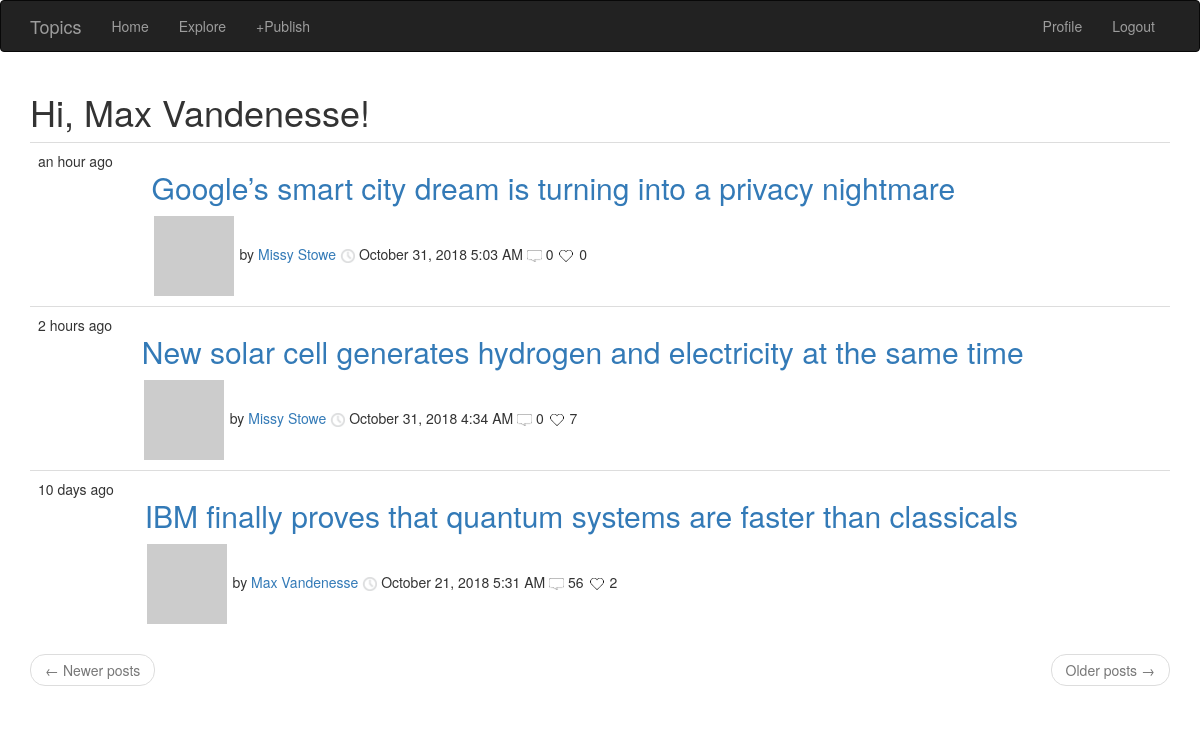
The page /explore (signed in) on the database as committed earlier.
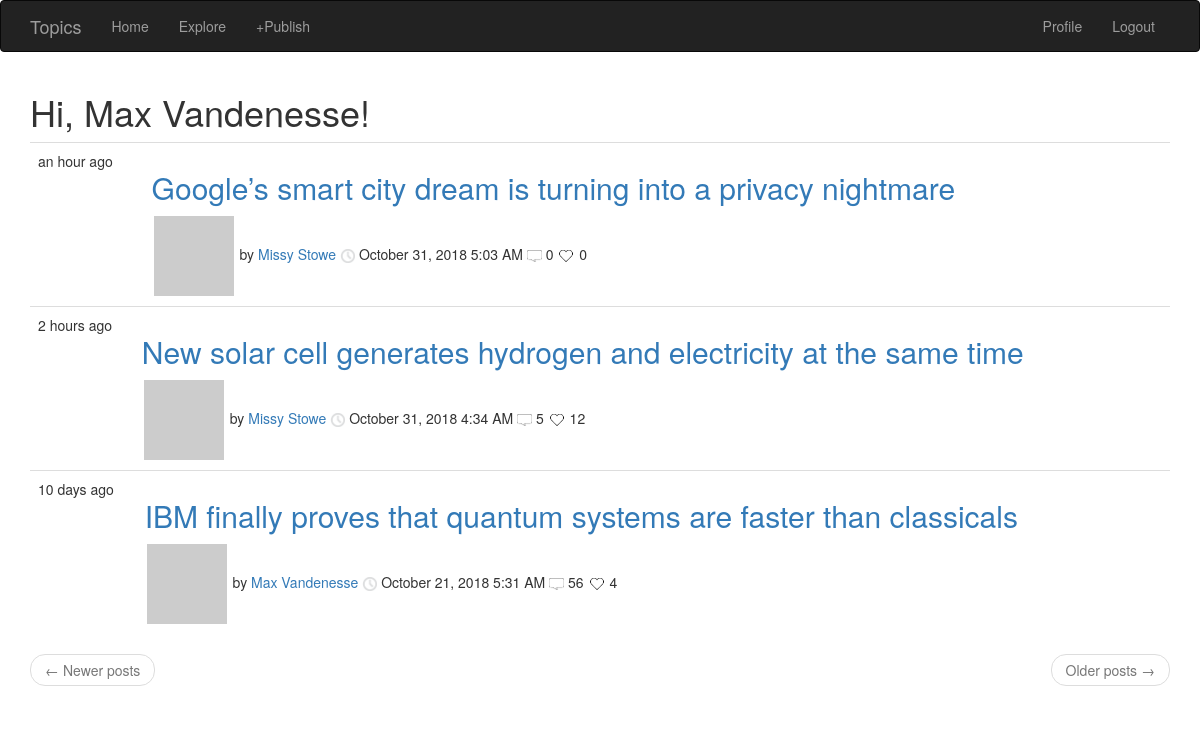
The same page on the database as committed later.
### app/models.py (models this page shows, shortened)
class Post(db.Model):
    id = db.Column(db.Integer, primary_key=True)
    title = db.Column(db.String(500))
    body = db.Column(db.String(50000))
    timestamp = db.Column(db.DateTime, index=True, default=datetime.utcnow)
    user_id = db.Column(db.Integer, db.ForeignKey('user.id'))
    comments = db.relationship('Comment', backref='post', lazy='dynamic')
    replies = db.relationship('Reply', backref='post', lazy='dynamic')
    number_of_comments = db.Column(db.Integer)
    likes = db.Column(db.Integer)
    tags = db.Column(db.String(500))

class User(UserMixin, db.Model):
    id = db.Column(db.Integer, primary_key=True)
    username = db.Column(db.String(64), index=True, unique=True)
    email = db.Column(db.String(120), index=True, unique=True)
    password_hash = db.Column(db.String(128))
    posts = db.relationship('Post', backref='author', lazy='dynamic')
    comments = db.relationship('Comment', backref='author', lazy='dynamic')
    replies = db.relationship('Reply', backref='author', lazy='dynamic')
    about_me = db.Column(db.String(140))
    last_seen = db.Column(db.DateTime, default=datetime.utcnow)
    number_of_posts = db.Column(db.Integer)
    followed = db.relationship(
        'User',
        secondary=followers,
        primaryjoin=(followers.c.follower_id == id),
        secondaryjoin=(followers.c.followed_id == id),
        backref=db.backref('followers', lazy='dynamic'),
        lazy='dynamic')
    def avatar(self, size):
        digest = md5(self.email.lower().encode('utf-8')).hexdigest()
        return 'https://www.gravatar.com/avatar/{}?d=identicon&s={}'.format(
            digest, size)

### app/routes.py (the view)
@app.route('/explore')
@login_required
def explore():
    page = request.args.get('page', 1, type=int)
    posts = Post.query.order_by(Post.timestamp.desc()).paginate(
        page, app.config['POSTS_PER_PAGE'], False)
    next_url = url_for('explore', page=posts.next_num) \
        if posts.has_next else None
    prev_url = url_for('explore', page=posts.prev_num) \
        if posts.has_prev else None
    return render_template(
        "index.html",
        title='Explore',
        posts=posts.items,
        next_url=next_url,
        prev_url=prev_url)

### app/models.py (called while the page is built)
@login.user_loader
def load_user(id):
    return User.query.get(int(id))

### app/routes.py (called while the page is built)
@app.before_request
def before_request():
    if current_user.is_authenticated:
        current_user.last_seen = datetime.utcnow()
        db.session.commit()

### app/templates/index.html (shortened to what this page needs)
 {% extends "base.html" %} {% import 'bootstrap/wtf.html' as wtf %} {% block app_content %}
<h1>Hi, {{ current_user.username }}!</h1>
 {% for post in posts %} {% include '_post.html' %} {% endfor %}
<nav aria-label="...">
    <ul class="pager">
        <li class="previous{% if not prev_url %} disabled{% endif %}">
            <a href="{{ prev_url or '#' }}">
                <span aria-hidden="true">&larr;</span> Newer posts
            </a>
        </li>
        <li class="next{% if not next_url %} disabled{% endif %}">
            <a href="{{ next_url or '#' }}">
                Older posts
                <span aria-hidden="true">&rarr;</span>
            </a>
        </li>
    </ul>
</nav>
{% endblock %}

### app/templates/_post.html
<table class="table table-hove">
    <tr>
        <td id="time" valign="bottom !important">
            {{moment(post.timestamp).fromNow()}}
        </td>
        <td>
            <h2>
                <a style="font: #000000 !important" href="{{ url_for('post', id=post.id) }}">
                    {{post.title}}</a>
            </h2>
            <a href="{{ url_for('user', username=post.author.username) }}">
                <img style="margin:2px !important;" src="{{ post.author.avatar(30) }}" />
            </a>
            by
            <a href="{{ url_for('user', username=post.author.username) }}">
                {{ post.author.username }}</a>
            <img width="15px" src="/static/images/clock.png"> {{moment(post.timestamp).format('LLL') }}
            <img width="15px" src="/static/images/comment.png"> {{post.number_of_comments}}
            <img width="18px" src="/static/images/heart3.png"> {{post.likes}}
        </td>
    </tr>
</table>

Rows that differ between the two databases and show on the page:
changed Post "New solar cell generates hydrogen and electricity at the same time": number_of_comments "0" → "5"; likes "7" → "12"
changed Post "IBM finally proves that quantum systems are faster than classicals": likes "2" → "4"
